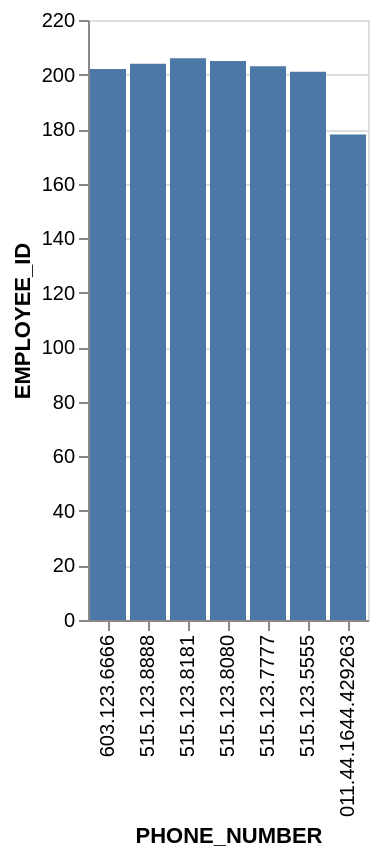

The Vega-Lite source for this figure:
### Vega-Lite specification from a JSON file in a GitHub repository (floating-point values rounded to 4 significant figures)
{"data": {"values": [{"x_data": "603.123.6666", "y_data": 202}, {"x_data": "515.123.8888", "y_data": 204}, {"x_data": "515.123.8181", "y_data": 206}, {"x_data": "515.123.8080", "y_data": 205}, {"x_data": "515.123.7777", "y_data": 203}, {"x_data": "515.123.5555", "y_data": 201}, {"x_data": "011.44.1644.429263", "y_data": 178}]}, "mark": "bar", "encoding": {"x": {"field": "x_data", "type": "nominal", "title": "PHONE_NUMBER", "sort": "descending"}, "y": {"field": "y_data", "type": "quantitative", "title": "EMPLOYEE_ID"}}}
